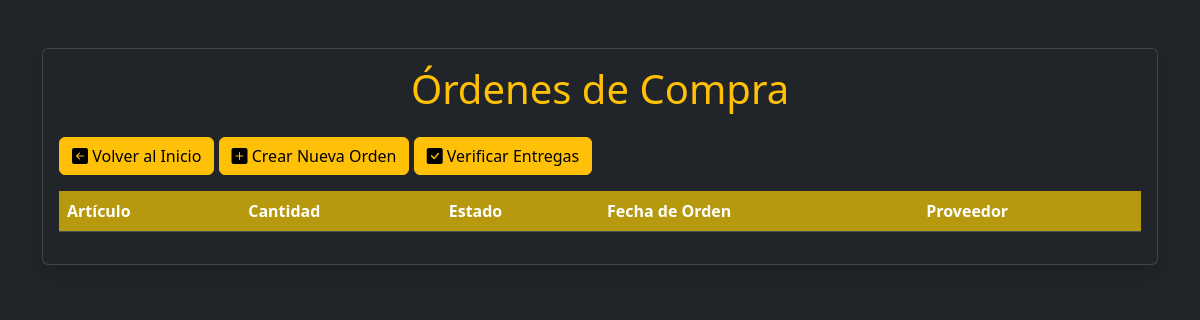
The app's page /ordenes/, older data.
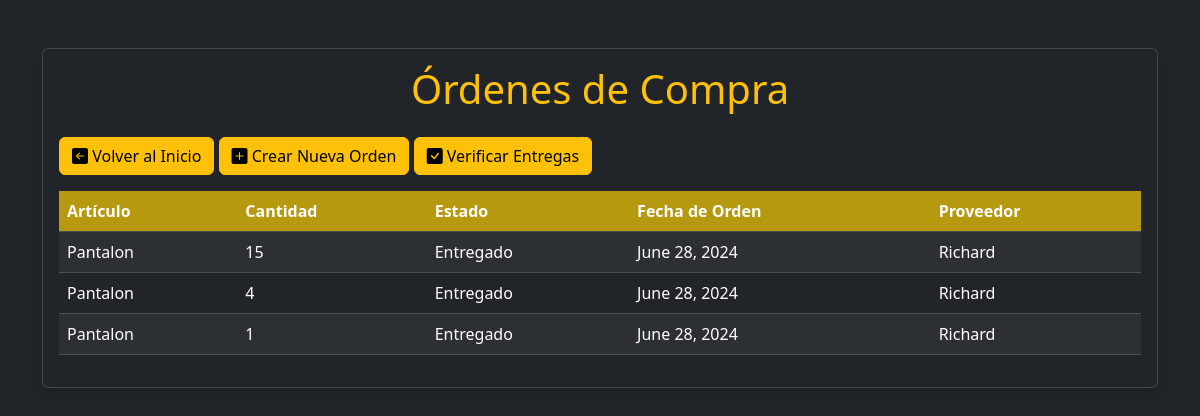
The same page, newer data.
### stock/models.py (models this page shows, shortened)
class OrdenDeCompra(models.Model):
    codODC = models.AutoField(primary_key=True)
    cantidad = models.IntegerField()
    estado = models.ForeignKey(EstadoOrdenCompra, on_delete=models.CASCADE, related_name='ordenDeCompra')
    articulo = models.ForeignKey(Articulo, on_delete=models.CASCADE, related_name='ordenDeCompra')
    proveedor = models.ForeignKey(Proveedor, on_delete=models.CASCADE, related_name='ordenDeCompra')
    fechaOrden = models.DateField(auto_now_add=True)
    diasDemoraOrden = models.IntegerField()

class Articulo(models.Model):
    codArticulo = models.AutoField(primary_key=True)
    fechaAltaArticulo = models.DateField(auto_now_add=True)
    fechaBajaArticulo = models.DateField(null=True, blank=True)
    nombreArticulo = models.CharField(max_length=30)
    stockArticulo = models.IntegerField()
    puntoPedido = models.IntegerField(default=0)
    stockSeguridad = models.IntegerField(default=0)
    loteOptimo = models.IntegerField(default=0)
    cgi = models.FloatField(default=0)
    cantidasIntervaloFijo = models.IntegerField(default=0)
    estado = models.ForeignKey(EstadoArticulo, on_delete=models.CASCADE, related_name='articulos')
    modeloInventario = models.ForeignKey(ModeloInventario, on_delete=models.CASCADE, related_name="articulos")
    proveedor = models.ForeignKey(Proveedor, on_delete=models.CASCADE, related_name='articulos', null=True)
    metodo = models.TextField(default="", null=True, blank=True)
    prediccion_predeterminada = models.ForeignKey('Prediccion_Demanda', on_delete=models.SET_NULL, related_name='articulos_predeterminados', null=True, blank=True)

class EstadoOrdenCompra(models.Model):
    codEC = models.AutoField(primary_key=True)
    nombreEC = models.CharField(null=False, blank=False, max_length=30)
    fechaHoraBajaEC = models.DateField(null=True, blank=True)

class Proveedor(models.Model):
    codProveedor = models.AutoField(primary_key=True)
    fechaBajaProveedor = models.DateField(null=True, blank=True)
    nombreProveedor = models.CharField(null=False, blank=False, max_length=30)
    diasDeDemora = models.IntegerField(null=False, blank=False)
    precioXunidad = models.FloatField(null=False, blank=False)
    costo_pedido = models.FloatField(null=False, blank=False)

### stock/views.py (the view)
# urls.py: path('ordenes/', ListarOrdenesDeCompraView.as_view(), name='listar_ordenes_de_compra'),
class ListarOrdenesDeCompraView(ListView):
    model = OrdenDeCompra
    template_name = 'listar_ordenes_de_compra.html'
    context_object_name = 'ordenes'

### stock/Templates/listar_ordenes_de_compra.html (shortened to what this page needs)
<!DOCTYPE html>
<html lang="en" data-bs-theme="dark">
<head>
    <link href="https://cdn.jsdelivr.net/npm/bootstrap@5.3.3/dist/css/bootstrap.min.css" rel="stylesheet"
>
    <link rel="stylesheet" href="https://cdn.jsdelivr.net/npm/bootstrap-icons@1.11.3/font/bootstrap-icons.min.css">
</head>
<body>
    <div class="container mt-5">
        <div class="card shadow">
            <div class="card-body">
                <h1 class="card-title mb-4 text-center text-warning">Órdenes de Compra</h1>
                <a href="{% url 'inicio' %}" class="btn btn-warning mb-3"><i class="bi bi-arrow-left-square-fill"></i> Volver al Inicio</a>
                <a href="{% url 'crear_orden_de_compra' %}" class="btn btn-warning mb-3"><i class="bi bi-plus-square-fill"></i> Crear Nueva Orden</a>
                <a href="{% url 'verificar_entregas' %}" class="btn btn-warning mb-3"><i class="bi bi-check-square-fill"></i> Verificar Entregas</a>
                <div class="table-responsive">
                    <table class="table table-striped table-hover">
                        <thead>
                            <tr>
                                <th scope="col" style="background-color: rgba(221, 182, 9, 0.795);">Artículo</th>
                                <th scope="col" style="background-color: rgba(221, 182, 9, 0.795);">Cantidad</th>
                                <th scope="col" style="background-color: rgba(221, 182, 9, 0.795);">Estado</th>
                                <th scope="col" style="background-color: rgba(221, 182, 9, 0.795);">Fecha de Orden</th>
                                <th scope="col" style="background-color: rgba(221, 182, 9, 0.795);">Proveedor</th>
                            </tr>
                        </thead>
                        <tbody>
                            {% for orden in ordenes %}
                            <tr>
                                <td>{{ orden.articulo.nombreArticulo }}</td>
                                <td>{{ orden.cantidad }}</td>
                                <td>{{ orden.estado.nombreEC }}</td>
                                <td>{{ orden.fechaOrden }}</td>
                                <td>{{ orden.proveedor.nombreProveedor }}</td>
                            </tr>
                            {% endfor %}
                        </tbody>
                    </table>
                </div>
            </div>
        </div>
    </div>
</body>
</html>

### stock/Templates/listar_ordenes_de_compra.html (style rules this page uses)
body { background-color: #212529; color: #fff; }
.table th, .table td { vertical-align: middle; }

Row changes from the older to the newer data that the page shows:
added OrdenDeCompra: articulo.nombreArticulo "Pantalon", cantidad "15", estado.nombreEC "Entregado", fechaOrden "June 28, 2024", proveedor.nombreProveedor "Richard"
added OrdenDeCompra: articulo.nombreArticulo "Pantalon", cantidad "4", estado.nombreEC "Entregado", fechaOrden "June 28, 2024", proveedor.nombreProveedor "Richard"
added OrdenDeCompra: articulo.nombreArticulo "Pantalon", cantidad "1", estado.nombreEC "Entregado", fechaOrden "June 28, 2024", proveedor.nombreProveedor "Richard"
